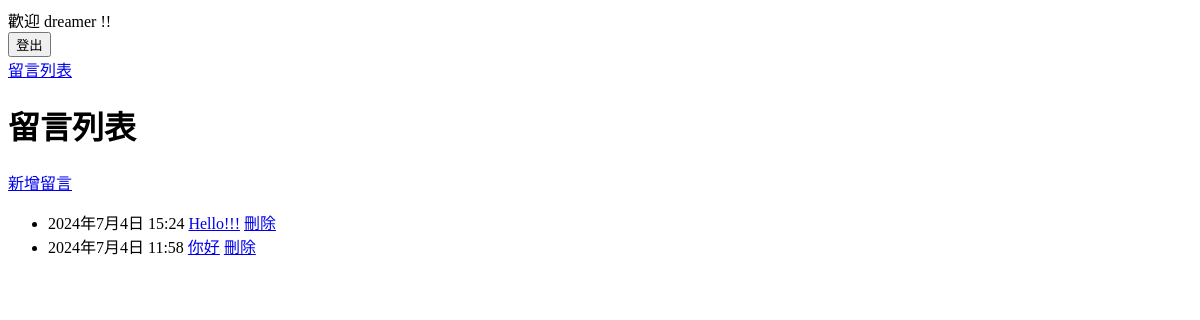
The page /message/ (signed in) on the database as committed earlier.
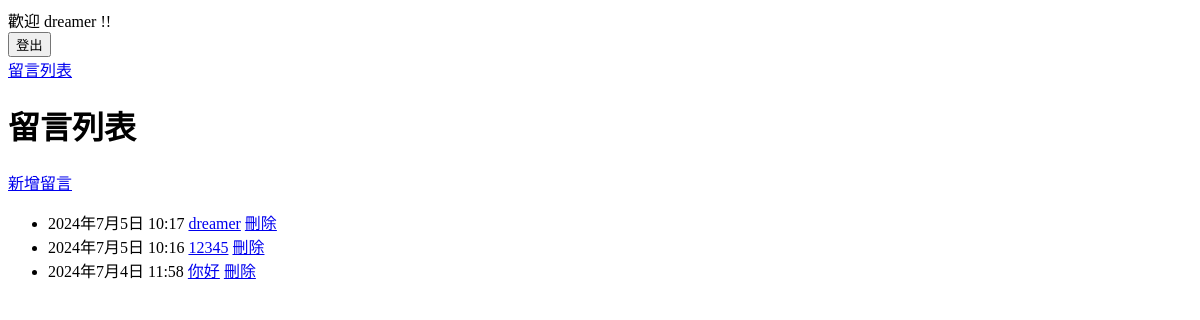
The same page on the database as committed later.
### message/models.py (models this page shows, shortened)
class Message(models.Model):
    user = models.CharField('留言者', max_length=30)
    receipt = models.CharField('收件人', max_length=60)
    subject = models.CharField('留言主題', max_length=128)
    content = models.TextField('留言內容')
    created = models.DateTimeField('留言時間', auto_now_add=True)

### message/views.py (the view)
# urls.py: path('', views.MessageList.as_view(), name='msg_list'),
class MessageList(ListView):
    model = Message
    ordering = ['-id']

### message/templates/message/message_list.html
{% extends 'base.html' %}
{% block content %}
    <h1>留言列表</h1>
    <a href="{% url 'msg_create' %}">新增留言</a>
    <ul>
        {% for msg in message_list %}
        <li>
            {{ msg.created }}
            <a href="{% url 'msg_read' msg.id %}">{{ msg.subject }}</a>
            {% if user.is_authenticated %}
                <a href="{% url 'msg_delete' msg.id %}">刪除</a>
            {% endif %}
        </li>
        {% endfor %}
    </ul>
{% endblock %}

### message/templates/base.html (shortened to what this page needs)
<!DOCTYPE html>
<html lang="en">
<head>
</head>
<body>
    {% if user.is_authenticated %}
        歡迎 {{ user.username }} !!
        <form action="{% url 'logout' %}" method="post">
            <input type="submit" value="登出">
        </form>
    {% else %}
        <a href="{% url 'login' %}">登入</a>
    {% endif %}
    <a href="{% url 'msg_list' %}">留言列表</a>
    {% block content %}{% endblock %}
</body>
</html>

Rows that differ between the two databases and show on the page:
removed Message: created "2024年7月4日 15:24", subject "Hello!!!"
added Message: created "2024年7月5日 10:17", subject "dreamer"
added Message: created "2024年7月5日 10:16", subject "12345"
